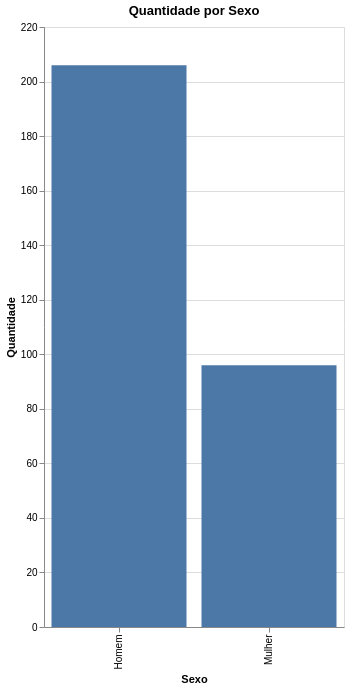

The cell this chart's notebook holds for it:
### Code cell
#Grafico da quantidade de homens e mulheres
alt.Chart(df).mark_bar().encode(
    x=alt.X('sex:O', title='Sexo'),
    y=alt.Y('count():Q', title='Quantidade'),
).properties(
    title='Quantidade por Sexo',
    width=300, #largura
    height=600 #altura
)

### Figure 1 — Vega-Lite specification as saved in the notebook (floating-point values rounded to 4 significant figures; data arrays with more than 128 entries replaced by an {"elided": "..."} marker saying what was removed)
{"config": {"view": {"continuousWidth": 300, "continuousHeight": 300}}, "data": {"name": "data-6e3ff2a41a1b0c2e7a2e221b9e354091"}, "mark": {"type": "bar"}, "encoding": {"x": {"field": "sex", "title": "Sexo", "type": "ordinal"}, "y": {"aggregate": "count", "title": "Quantidade", "type": "quantitative"}}, "height": 600, "title": "Quantidade por Sexo", "width": 300, "$schema": "https://vega.github.io/schema/vega-lite/v5.20.1.json", "datasets": {"data-6e3ff2a41a1b0c2e7a2e221b9e354091": {"elided": "302 records"}}}
